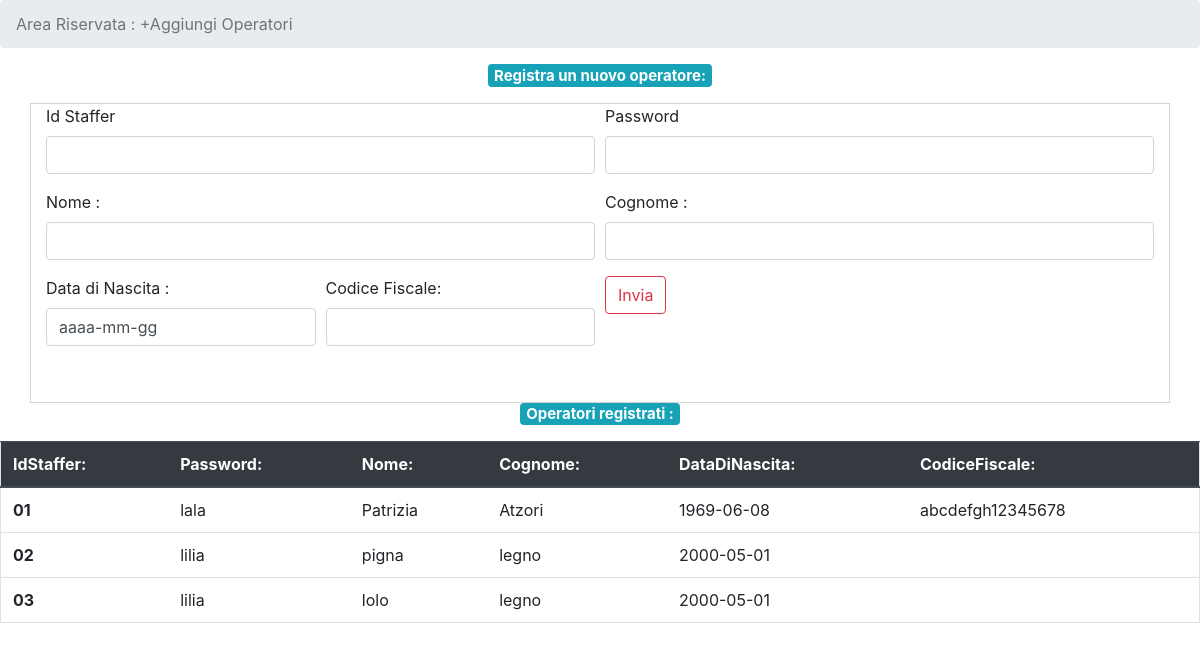
/AggiungiOperatori.php, run on the app's committed database.
### tables this page shows
CREATE TABLE `Staff` (
  `IdStaffer` varchar(4) NOT NULL,
  `Password` varchar(128) NOT NULL,
  `Nome` varchar(50) NOT NULL,
  `Cognome` varchar(50) NOT NULL,
  `DataDiNascita` date NOT NULL,
  `Dipendente` tinyint(1) NOT NULL,
  `CodiceFiscale` varchar(16) NOT NULL
);

### AggiungiOperatori.php (the view, shortened to what this page needs)
<?php include 'config.php'; ?>
<html lang="en">
  <head>
    <link rel="stylesheet" href="https://stackpath.bootstrapcdn.com/bootstrap/4.5.0/css/bootstrap.min.css">
    <link rel="stylesheet" href="./Stile.css" >
  </head>
  <body>
    <nav aria-label="breadcrumb">
      <ol class="breadcrumb">
        <li class="breadcrumb-item active" aria-current="page">Area Riservata : +Aggiungi Operatori</li>
      </ol>
    </nav>
    <blockquote class="blockquote text-center">
           <span class="badge badge-info">Registra un nuovo operatore:</span>
    </blockquote>
    <div class="container">
      <div class="row">
        <div class="col-sm">
            <form class="needs-validation" action="AggiungiOperatori.php" method="post" >
  <div class="form-row">
    <div class="col-md-6 mb-3">
      <label for="validationCustom01">Id Staffer</label>
      <input type="text" class="form-control" id="validationCustom01" name="idstaffer" value=" " required>
    </div>
    <div class="col-md-6 mb-3">
      <label for="validationCustom02">Password </label>
      <input type="text" class="form-control" id="validationCustom02" name="password" value=" " required>
    </div>
  </div>
  <div class="form-row">
    <div class="col-md-6 mb-3">
      <label for="validationCustom03">Nome : </label>
      <input type="text" class="form-control" id="validationCustom03" name="nome" required>
    </div>
  <div class="col-md-6 mb-3">
    <label for="validationCustom03">Cognome : </label>
    <input type="text" class="form-control" id="validationCustom03" name="cognome" required>
  </div>
    <div class="col-md-3 mb-3">
      <label for="validationCustom05">Data di Nascita : </label>
      <input type="text" class="form-control" id="validationCustom05" name="datadinascita" value="aaaa-mm-gg " required>
    </div>
		<div class="col-md-3 mb-3">
			<label for="validationCustom05">Codice Fiscale: </label>
			<input type="text" class="form-control" id="validationCustom05" name="codicefiscale" value=" " required>
		</div>
    <div class="col-8 col-sm-6">
    <input type="submit" class="btn btn-outline-danger" value="Invia">
    </div>
  </div>
</form>
    </div>
  </div>
          </div>
      <blockquote class="blockquote text-center">
             <span class="badge badge-info">Operatori registrati :</span>
      </blockquote>
      <table class="table text-left border ">
<thead class="thead-dark ">
  <tr>
    <th scope="col">IdStaffer:</th>
      <th scope="col">Password:</th>
    <th scope="col">Nome:</th>
    <th scope="col">Cognome:</th>
    <th scope="col">DataDiNascita:</th>
		  <th scope="col">CodiceFiscale:</th>
  </tr>
</thead>
<tbody>
  <?php
  $query="select IdStaffer,Password, Nome, Cognome, DataDiNascita,CodiceFiscale from Staff";
  $result=mysqli_query($conn,$query);
  while($resultfinal=mysqli_fetch_array($result))
  {
  echo
  "
  <tr>
    <th scope=\"row\">".$resultfinal[0]."</th>
    <td>".$resultfinal[1]."</td>
    <td>".$resultfinal[2]."</td>
    <td>".$resultfinal[3]."</td>
    <td>".$resultfinal[4]."</td>
		<td>".$resultfinal[5]."</td>
    </tr>
  ";
  }
  ?>
</tbody>
</table>
  </body>
</html>

### css/stile.css (style rules this page uses)
.container { border: 1px solid lightgrey; height: 300px; }

### data on the page
staff: IdStaffer "01", Password "lala", Nome "Patrizia", Cognome "Atzori", DataDiNascita "1969-06-08", CodiceFiscale "abcdefgh12345678"
staff: IdStaffer "02", Password "lilia", Nome "pigna", Cognome "legno", DataDiNascita "2000-05-01"
staff: IdStaffer "03", Password "lilia", Nome "lolo", Cognome "legno", DataDiNascita "2000-05-01"
